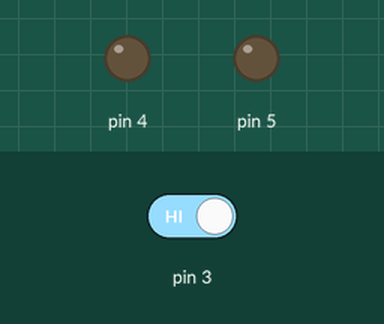
Simulated run of this sketch. Board: Arduino Uno, built with avr-gcc and run on an emulated ATmega328P. Shown: output pins drawn as LEDs (lit = HIGH). The inputs (shaded band) are chosen by the test bench; at power-on: pin 3 HIGH. Pins used as bus, display or sensor lines are not drawn.

Above: at 0.8 s.
0.9 s: pin 3 driven LOW
At 1.6 s:
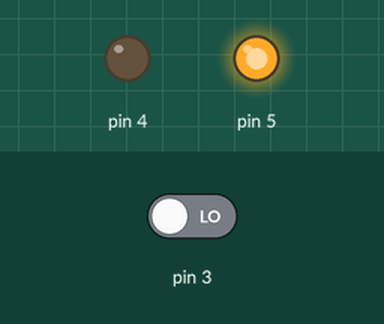
3.9 s: pin 3 driven HIGH
At 3.9 s:
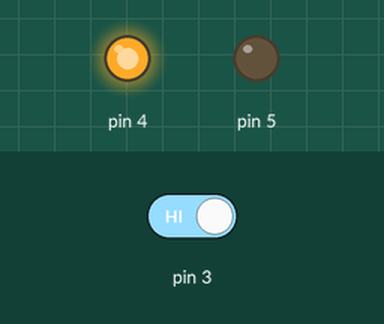
At 6.0 s:
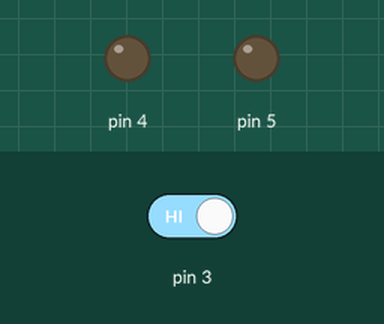
Timing chart, 0 to 7.5 s (numbered marks = the images above; inputs shaded):
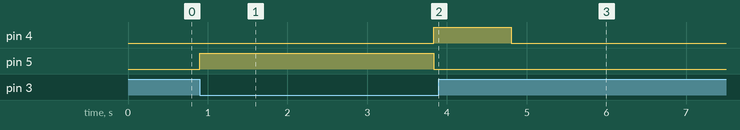

Measured:
- after the input at 0.9 s, pin 4: LOW → HIGH after 2.9 s; pin 5: LOW → HIGH at once, → LOW 2.9 s later
- after the input at 3.9 s, pin 4: goes on until 4.8 s, then stays LOW; pin 5: stops changing and stays LOW

The sketch:

Emb01.ino
```cpp
#include <avr/io.h>

int main() {
  DDRD = DDRD | (1 << PD4);
  DDRD = DDRD | (1 << PD5);
  DDRD = DDRD | (1 << PD6);
  DDRD &= ~(1 << PD3);
  while (1) {
    PORTD = PORTD | (1 << PD6);

    if (!(PIND & (1 << PD3))) {
      PORTD = PORTD & ~(1 << PD6);
      PORTD = PORTD | (1 << PD5);
      __builtin_avr_delay_cycles(47000000);
      PORTD = PORTD & ~(1 << PD5);
      PORTD = PORTD | (1 << PD4);
      __builtin_avr_delay_cycles(15500000);
      PORTD = PORTD & ~(1 << PD4);
    }
  }
}
```
